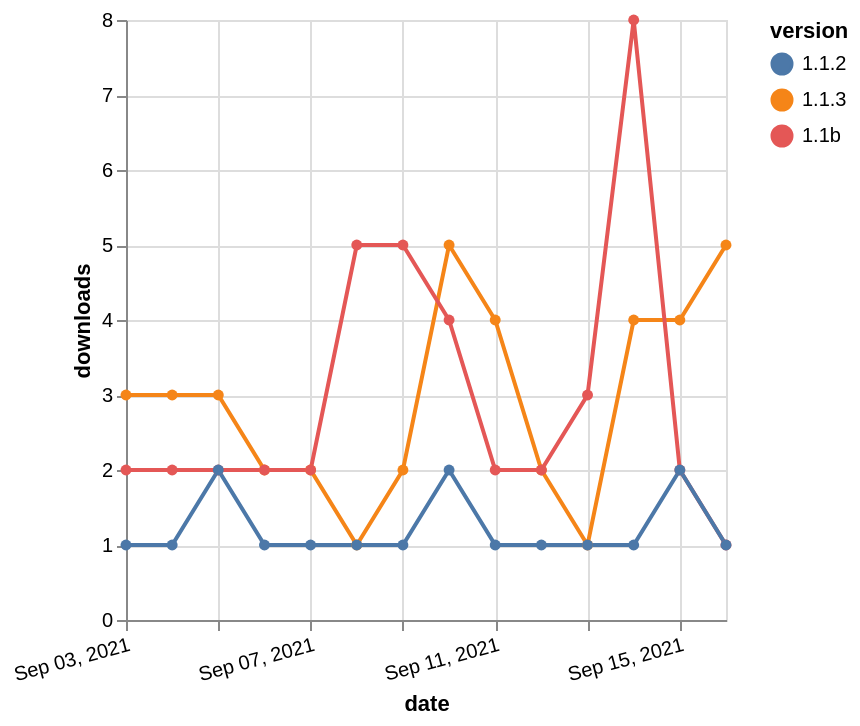

Source (Vega-Lite JSON):
### Vega-Lite specification from a JSON file in a GitHub repository (floating-point values rounded to 4 significant figures)
{"$schema": "https://vega.github.io/schema/vega-lite/v5.json", "description": "A simple bar chart with embedded data.", "data": {"values": [{"date": "2021-09-03", "total": 527, "delta": 3, "version": "1.1.3"}, {"date": "2021-09-04", "total": 530, "delta": 3, "version": "1.1.3"}, {"date": "2021-09-05", "total": 533, "delta": 3, "version": "1.1.3"}, {"date": "2021-09-06", "total": 535, "delta": 2, "version": "1.1.3"}, {"date": "2021-09-07", "total": 537, "delta": 2, "version": "1.1.3"}, {"date": "2021-09-08", "total": 538, "delta": 1, "version": "1.1.3"}, {"date": "2021-09-09", "total": 540, "delta": 2, "version": "1.1.3"}, {"date": "2021-09-10", "total": 545, "delta": 5, "version": "1.1.3"}, {"date": "2021-09-11", "total": 549, "delta": 4, "version": "1.1.3"}, {"date": "2021-09-12", "total": 551, "delta": 2, "version": "1.1.3"}, {"date": "2021-09-13", "total": 552, "delta": 1, "version": "1.1.3"}, {"date": "2021-09-14", "total": 556, "delta": 4, "version": "1.1.3"}, {"date": "2021-09-15", "total": 560, "delta": 4, "version": "1.1.3"}, {"date": "2021-09-16", "total": 565, "delta": 5, "version": "1.1.3"}, {"date": "2021-09-03", "total": 4832, "delta": 2, "version": "1.1b"}, {"date": "2021-09-04", "total": 4834, "delta": 2, "version": "1.1b"}, {"date": "2021-09-05", "total": 4836, "delta": 2, "version": "1.1b"}, {"date": "2021-09-06", "total": 4838, "delta": 2, "version": "1.1b"}, {"date": "2021-09-07", "total": 4840, "delta": 2, "version": "1.1b"}, {"date": "2021-09-08", "total": 4845, "delta": 5, "version": "1.1b"}, {"date": "2021-09-09", "total": 4850, "delta": 5, "version": "1.1b"}, {"date": "2021-09-10", "total": 4854, "delta": 4, "version": "1.1b"}, {"date": "2021-09-11", "total": 4856, "delta": 2, "version": "1.1b"}, {"date": "2021-09-12", "total": 4858, "delta": 2, "version": "1.1b"}, {"date": "2021-09-13", "total": 4861, "delta": 3, "version": "1.1b"}, {"date": "2021-09-14", "total": 4869, "delta": 8, "version": "1.1b"}, {"date": "2021-09-15", "total": 4871, "delta": 2, "version": "1.1b"}, {"date": "2021-09-16", "total": 4872, "delta": 1, "version": "1.1b"}, {"date": "2021-09-03", "total": 304, "delta": 1, "version": "1.1.2"}, {"date": "2021-09-04", "total": 305, "delta": 1, "version": "1.1.2"}, {"date": "2021-09-05", "total": 307, "delta": 2, "version": "1.1.2"}, {"date": "2021-09-06", "total": 308, "delta": 1, "version": "1.1.2"}, {"date": "2021-09-07", "total": 309, "delta": 1, "version": "1.1.2"}, {"date": "2021-09-08", "total": 310, "delta": 1, "version": "1.1.2"}, {"date": "2021-09-09", "total": 311, "delta": 1, "version": "1.1.2"}, {"date": "2021-09-10", "total": 313, "delta": 2, "version": "1.1.2"}, {"date": "2021-09-11", "total": 314, "delta": 1, "version": "1.1.2"}, {"date": "2021-09-12", "total": 315, "delta": 1, "version": "1.1.2"}, {"date": "2021-09-13", "total": 316, "delta": 1, "version": "1.1.2"}, {"date": "2021-09-14", "total": 317, "delta": 1, "version": "1.1.2"}, {"date": "2021-09-15", "total": 319, "delta": 2, "version": "1.1.2"}, {"date": "2021-09-16", "total": 320, "delta": 1, "version": "1.1.2"}]}, "width": "container", "mark": {"type": "line", "point": {"filled": true}}, "encoding": {"x": {"field": "date", "type": "temporal", "timeUnit": "yearmonthdate", "title": "date", "axis": {"labelAngle": -15}}, "y": {"field": "delta", "type": "quantitative", "title": "downloads"}, "color": {"field": "version", "type": "nominal"}, "tooltip": {"field": "delta"}}}
